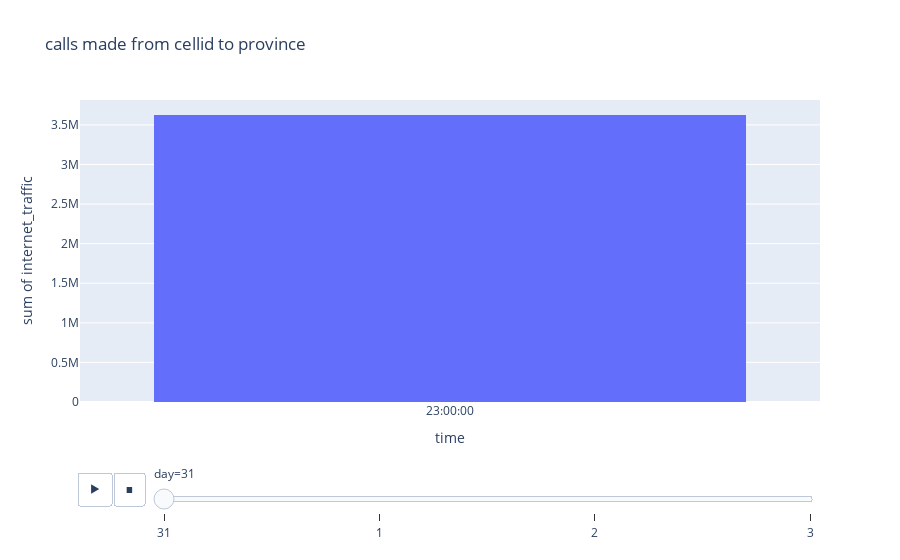

Notebook code for this chart:
### Code cell
fig = px.histogram(df_hourly, x='time', y ='internet_traffic', title = 'calls made from cellid to province',animation_frame='day')
fig.update_yaxes(row=1, col=1)
fig.show()

### Figure 1 — Plotly figure (JSON) as saved in the notebook; plotly's stock layout.template omitted (floating-point values rounded to 4 significant figures)
{"data": [{"alignmentgroup": "True", "bingroup": "x", "histfunc": "sum", "hovertemplate": "day=31<br>time=%{x}<br>sum of internet_traffic=%{y}<extra></extra>", "legendgroup": "", "marker": {"color": "#636efa", "pattern": {"shape": ""}}, "name": "", "offsetgroup": "", "orientation": "v", "showlegend": false, "type": "histogram", "x": ["23:00:00"], "xaxis": "x", "y": [3624000.0], "yaxis": "y"}], "layout": {"barmode": "relative", "legend": {"tracegroupgap": 0}, "sliders": [{"active": 0, "currentvalue": {"prefix": "day="}, "len": 0.9, "pad": {"b": 10, "t": 60}, "steps": [{"args": [["31"], {"frame": {"duration": 0, "redraw": true}, "fromcurrent": true, "mode": "immediate", "transition": {"duration": 0, "easing": "linear"}}], "label": "31", "method": "animate"}, {"args": [["1"], {"frame": {"duration": 0, "redraw": true}, "fromcurrent": true, "mode": "immediate", "transition": {"duration": 0, "easing": "linear"}}], "label": "1", "method": "animate"}, {"args": [["2"], {"frame": {"duration": 0, "redraw": true}, "fromcurrent": true, "mode": "immediate", "transition": {"duration": 0, "easing": "linear"}}], "label": "2", "method": "animate"}, {"args": [["3"], {"frame": {"duration": 0, "redraw": true}, "fromcurrent": true, "mode": "immediate", "transition": {"duration": 0, "easing": "linear"}}], "label": "3", "method": "animate"}], "x": 0.1, "xanchor": "left", "y": 0, "yanchor": "top"}], "title": {"text": "calls made from cellid to province"}, "updatemenus": [{"buttons": [{"args": [null, {"frame": {"duration": 500, "redraw": true}, "fromcurrent": true, "mode": "immediate", "transition": {"duration": 500, "easing": "linear"}}], "label": "&#9654;", "method": "animate"}, {"args": [[null], {"frame": {"duration": 0, "redraw": true}, "fromcurrent": true, "mode": "immediate", "transition": {"duration": 0, "easing": "linear"}}], "label": "&#9724;", "method": "animate"}], "direction": "left", "pad": {"r": 10, "t": 70}, "showactive": false, "type": "buttons", "x": 0.1, "xanchor": "right", "y": 0, "yanchor": "top"}], "xaxis": {"anchor": "y", "domain": [0, 1], "title": {"text": "time"}}, "yaxis": {"anchor": "x", "domain": [0, 1], "title": {"text": "sum of internet_traffic"}}}}
